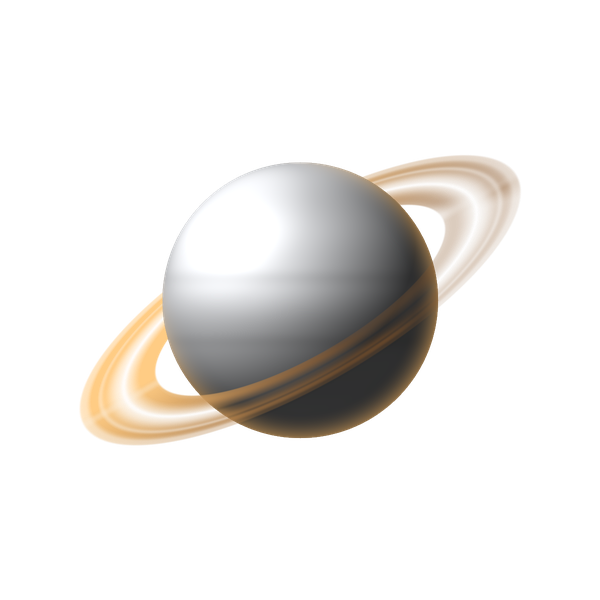
#> input picture brand-mark.png, 600 x 600 px
$ python make-w1-saturn-gear.py
#> lines starting #> are read from the running program, lines starting #| are printed output that depends on the picture; after the words box and inside, x2 and y2 are one past the last pixel; in counts of white or black regions, pixels touching at a corner belong together
### brandkit.py
"""Gemeinsame Bausteine fuer die Content-Grafiken (Markensystem).

Farben/Schrift: docs/strategie.md. Wird von den make-*.py Skripten importiert.
Benoetigt: Pillow. Schriften: Segoe UI + Bahnschrift (Windows-Standard).
"""

from pathlib import Path

from PIL import Image, ImageDraw, ImageFilter, ImageFont

FDIR = Path("C:/Windows/Fonts")

S = 2                     # Supersampling
BG = (11, 14, 20)
FG = (242, 244, 248)
SEC = (169, 178, 195)
ACC = (255, 180, 84)
HAIR = (35, 42, 56)
HANDLE = "@theorbitlog"


def f(px, bold=False):
    return ImageFont.truetype(str(FDIR / ("segoeuib.ttf" if bold else "segoeui.ttf")), int(px))


def fmono(px):
    return ImageFont.truetype(str(FDIR / "bahnschrift.ttf"), int(px))


def tracked(d, xy, s, font, fill, track):
    x, y = xy
    for ch in s:
        d.text((x, y), ch, font=font, fill=fill)
        x += d.textlength(ch, font=font) + track


def wrap(d, s, font, maxw):
    words, lines, cur = s.split(), [], ""
    for w in words:
        t = (cur + " " + w).strip()
        if d.textlength(t, font=font) <= maxw:
            cur = t
        else:
            lines.append(cur)
            cur = w
    if cur:
        lines.append(cur)
    return lines


def canvas(w, h):
    """Hintergrund mit dezenter Rand-Abdunklung. Gibt (img, draw) zurueck."""
    img = Image.new("RGB", (w, h), BG)
    m = Image.new("L", (w, h), 0)
    ImageDraw.Draw(m).ellipse([-w * 0.28, -h * 0.28, w * 1.28, h * 1.28], fill=255)
    m = m.filter(ImageFilter.GaussianBlur(min(w, h) * 0.26))
    img = Image.composite(img, Image.new("RGB", (w, h), (6, 8, 12)), m)
    return img, ImageDraw.Draw(img)


def glow(img, box, color=ACC, strength=0.22, blur_frac=0.12):
    w, h = img.size
    g = Image.new("L", (w, h), 0)
    ImageDraw.Draw(g).ellipse(box, fill=255)
    g = g.filter(ImageFilter.GaussianBlur(min(w, h) * blur_frac))
    return Image.composite(Image.new("RGB", (w, h), color), img,
                           Image.eval(g, lambda p: int(p * strength)))


def furniture(d, w, m, left, right=HANDLE, size=24):
    tracked(d, (m, m), left, fmono(size * S), SEC, 2 * S)
    tw = d.textlength(right, font=fmono(size * S))
    d.text((w - m - tw, m), right, font=fmono(size * S), fill=SEC)


_MARK_CACHE = {}


def brand_mark():
    """Laedt das freigestellte Marken-Icon (Ringplanet, identisch zum Profilbild).
    Erzeugt/aktualisiert mit make-brand-mark.py."""
    if "img" not in _MARK_CACHE:
        _MARK_CACHE["img"] = Image.open(Path(__file__).resolve().parent / "brand-mark.png").convert("RGBA")
    return _MARK_CACHE["img"]


def ring_mark(img, cx, cy, s):
    """Marken-Icon auf CTA-/Cover-Slides. img = Ziel-Bild, cx/cy = Mittelpunkt, s = Groesse."""
    sz = max(1, int(s * 3.8))
    mark = brand_mark().resize((sz, sz), Image.LANCZOS)
    img.paste(mark, (int(cx - sz / 2), int(cy - sz / 2)), mark)


def downscale(img, w, h):
    return img.resize((w, h), Image.LANCZOS)

### w1-saturn-gear/make-w1-saturn-gear.py
"""Woche 1, Donnerstag - Space-Tech & Tools:
"See Saturn's rings for under $200 - what to actually buy". Karussell, 6 Slides, 1080x1080.
Affiliate-Kennzeichnung: Slide 6 + Caption (docs/canva-vorlagen-woche1.md, Post 3).

    python make-w1-saturn-gear.py   ->  w1-saturn-gear-01.png ... -06.png (+ _montage.png)
"""

import sys
from pathlib import Path

from PIL import ImageDraw

sys.path.insert(0, str(Path(__file__).resolve().parent.parent))
from brandkit import (S, FG, SEC, ACC, HAIR, f, fmono, tracked, wrap, canvas, glow,
                      furniture, ring_mark, downscale)

OUT = Path(__file__).resolve().parent
W = 1080 * S
M = 96 * S
TOTAL = 6

FACTS = [
    ("You need about 25-30x magnification",
     "That's the point where the rings separate from the planet and become obvious."),
    ("A 70-90 mm refractor, or a 114-130 mm tabletop reflector",
     "Both sit in the $120-$200 range and show the rings, Jupiter's moons and lunar craters."),
    ("Skip the cheap \"500x\" department-store scopes",
     "Wobbly mounts, empty magnification. A steady mount matters far more than big numbers."),
    ("Steady air beats big aperture",
     "Wait until Saturn is high, let the scope cool for 20 minutes, don't look over rooftops."),
]


def deck(d, i):
    furniture(d, W, M, f"{i:02d} / {TOTAL:02d}")


def slide_hook():
    img, _ = canvas(W, W)
#> in canvas, `img = Image.new("RGB", (w, h), BG)`:
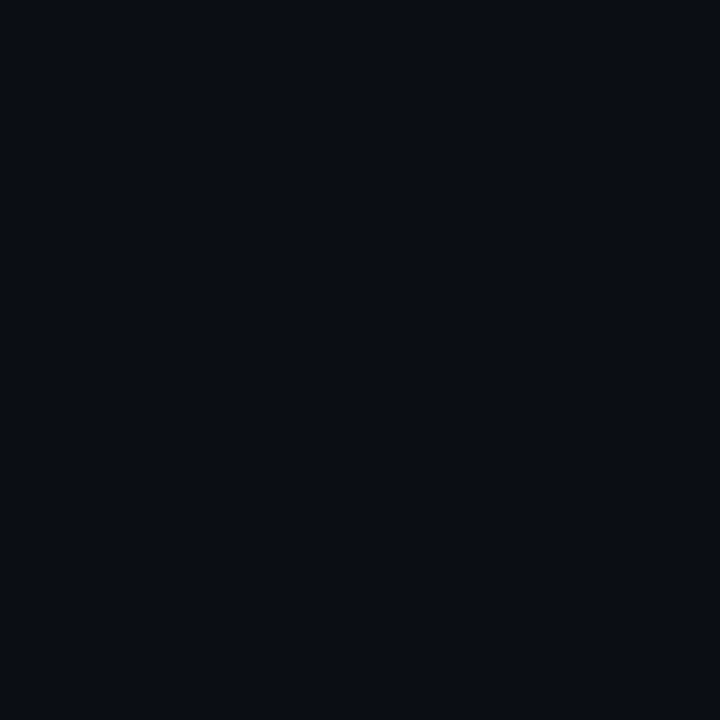
#> img: PIL image 2160x2160 RGB (shown at 1/3 size); mean R, G, B 11, 14, 20
#> in canvas, `m = Image.new("L", (w, h), 0)`: m: PIL image 2160x2160 L; every value is 0
#> in canvas, `ImageDraw.Draw(m).ellipse([-w * 0.28, -h * 0.28, w * 1.28, h * 1.28], ..`: m: PIL image 2160x2160 L; every value is 255
    img = glow(img, [W * 0.45, -W * 0.30, W * 1.15, W * 0.42], strength=0.16, blur_frac=0.12)
#> in glow, `ImageDraw.Draw(g).ellipse(box, fill=255)`:
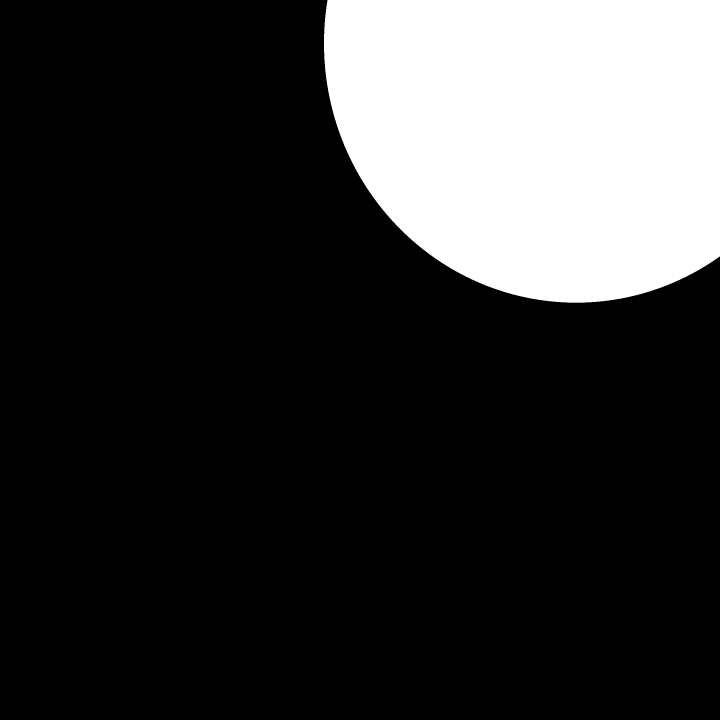
#> g: PIL image 2160x2160 L (shown at 1/3 size); 20% white; 1 white region, box (x1, y1, x2, y2) and area: (972, 0, 2160, 908) 932657
#> in glow, `g = g.filter(ImageFilter.GaussianBlur(min(w, h) * blur_frac))`:
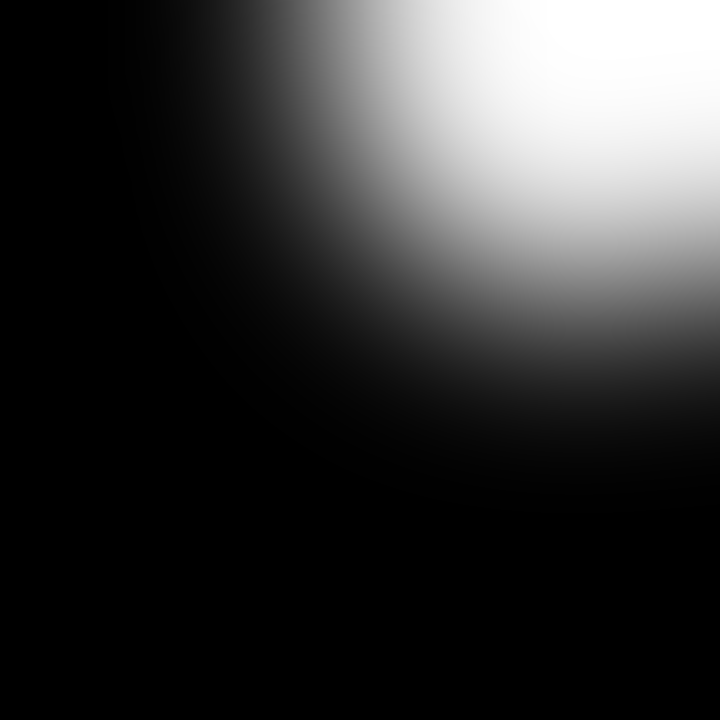
#> g: PIL image 2160x2160 L (shown at 1/3 size); min 0, max 255, mean 50.7
#> in glow, `return Image.composite(Image.new("RGB", (w, h), color), img, Image.eva..`:
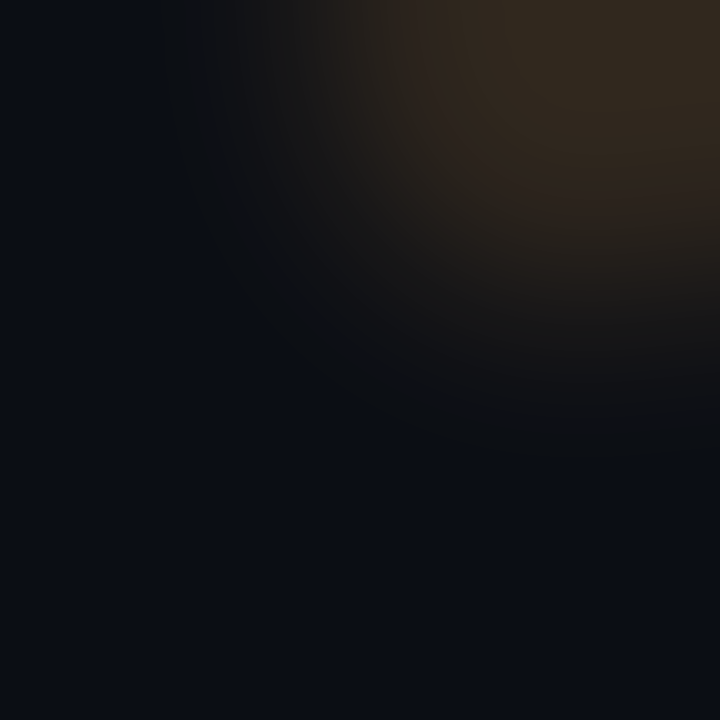
#> returned value: PIL image 2160x2160 RGB (shown at 1/3 size); mean R, G, B 18.5, 19.1, 22
    d = ImageDraw.Draw(img)
    deck(d, 1)
    y = int(W * 0.30)
    tracked(d, (M, y), "SPACE-TECH", fmono(27 * S), ACC, 6 * S)
    y += 58 * S
    fo = f(74 * S, bold=True)
    for ln in wrap(d, "See Saturn's rings for under $200", fo, W - 2 * M):
#> in wrap, `words, lines, cur = s.split(), [], ""`: words = ['See', "Saturn's", 'rings', 'for', 'under', '$200']; cur = ''
        d.text((M, y), ln, font=fo, fill=FG)
        y += 88 * S
    d.line([M, int(W * 0.80), M + 60 * S, int(W * 0.80)], fill=HAIR, width=3 * S)
    d.text((M, int(W * 0.80) + 20 * S), "what to actually buy →", font=f(30 * S), fill=SEC)
    return img


def slide_fact(i):
    img, _ = canvas(W, W)
    d = ImageDraw.Draw(img)
    deck(d, i + 2)
    head, sub = FACTS[i]
    fo, fs = f(56 * S, bold=True), f(32 * S)
    hl = wrap(d, head, fo, W - 2 * M)
    sl = wrap(d, sub, fs, W - 2 * M)
    rule_h, gap = 4 * S, 34 * S
    total = rule_h + gap + len(hl) * 66 * S + 20 * S + len(sl) * 44 * S
    y = (W - total) // 2
    d.rectangle([M, y, M + 64 * S, y + rule_h], fill=ACC)
    y += rule_h + gap
    for ln in hl:
        d.text((M, y), ln, font=fo, fill=FG)
        y += 66 * S
    y += 20 * S
    for ln in sl:
        d.text((M, y), ln, font=fs, fill=SEC)
        y += 44 * S
    return img


def slide_cta():
    img, _ = canvas(W, W)
    d = ImageDraw.Draw(img)
    deck(d, 6)
    ring_mark(img, W // 2, int(W * 0.33), 44 * S)
    fo = f(58 * S, bold=True)
    y = int(W * 0.45)
    for ln in ["Steady scope,", "steady sky"]:
        tw = d.textlength(ln, font=fo)
        d.text((W / 2 - tw / 2, y), ln, font=fo, fill=FG)
        y += 72 * S
    sub = "Follow @theorbitlog · new gear guide every Thursday"
    fs = f(30 * S)
    tw = d.textlength(sub, font=fs)
    d.text((W / 2 - tw / 2, y + 12 * S), sub, font=fs, fill=SEC)
    return img


def main():
    slides = [slide_hook()] + [slide_fact(i) for i in range(4)] + [slide_cta()]
#> the loop in slide_hook, `for ln in wrap(d, "See Saturn's rings for under $200", fo, W - 2 * M):` made 2 passes
#> (ln, y) on passes 1 to 2: ("See Saturn's rings for", 940), ('under $200', 1116)
#> after the loop in slide_hook, `for ln in wrap(d, "See Saturn's rings for under $200", fo, W - 2 * M):`: y = 1116
#> in slide_fact, `hl = wrap(d, head, fo, W - 2 * M)`: hl = ['You need about 25-30x', 'magnification']
#> in slide_fact, `sl = wrap(d, sub, fs, W - 2 * M)`: sl = 2 items
#> in slide_fact, `total = rule_h + gap + len(hl) * 66 * S + 20 * S + len(sl) * 44 * S`: total = 556
#> in slide_fact, `y = (W - total) // 2`: y = 802
#> in slide_fact, `y += rule_h + gap`: y = 878
#> the loop in slide_fact, `for ln in hl:` made 2 passes
#> (ln, y) on passes 1 to 2: ('You need about 25-30x', 1010), ('magnification', 1142)
#> after the loop in slide_fact, `for ln in hl:`: y = 1142
#> in slide_fact, `y += 20 * S`: y = 1182
#> the loop in slide_fact, `for ln in sl:` made 2 passes
#> y on pass 1: 1270
#> (ln, y) on pass 2: ('planet and become obvious.', 1358)
#> after the loop in slide_fact, `for ln in sl:`: y = 1358
#> the loop in slide_fact (call 2), `for ln in hl:` made 2 passes
#> (ln, y) on passes 1 to 2: ('A 70-90 mm refractor, or a', 1010), ('114-130 mm tabletop reflector', 1142)
#> the loop in slide_fact (call 2), `for ln in sl:` made 2 passes
#> in brand_mark, returned value is the input picture: PIL image 600x600 RGBA; mean R, G, B, A 37.4, 33.3, 28.9, 49.4
#> the loop in slide_cta, `for ln in ["Steady scope,", "steady sky"]:` made 2 passes
#> tw on passes 1 to 2: 817.8, 619.7
#> after the loop in slide_cta, `for ln in ["Steady scope,", "steady sky"]:`: y = 1260
#> in slide_cta, `tw = d.textlength(sub, font=fs)`: tw = 1607.3
#> slides = 6 items
    for n, s in enumerate(slides, 1):
        downscale(s, 1080, 1080).save(OUT / f"w1-saturn-gear-{n:02d}.png")
#> this loop made 6 passes
#> pass 1, in main, `downscale(s, 1080, 1080).save(OUT / f"w1-saturn-gear-{n:02d}.png")`:
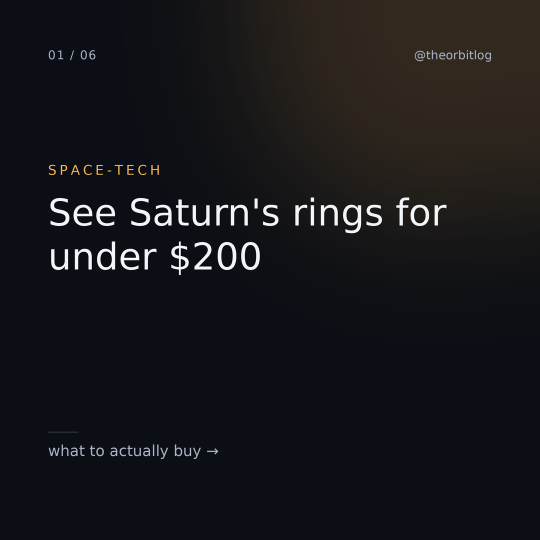
#> saved as w1-saturn-gear-01.png: PIL image 1080x1080 RGB (shown at 1/2 size); mean R, G, B 22.6, 23.2, 26
#> pass 2, in main, `downscale(s, 1080, 1080).save(OUT / f"w1-saturn-gear-{n:02d}.png")`:
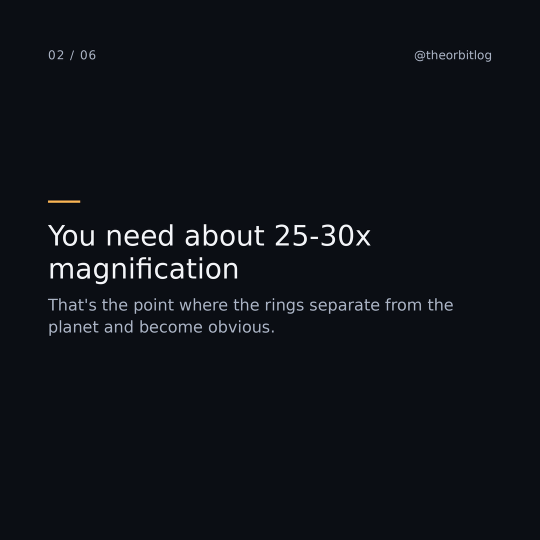
#> saved as w1-saturn-gear-02.png: PIL image 1080x1080 RGB (shown at 1/2 size); mean R, G, B 14.6, 17.6, 23.7
    th = 360
    from PIL import Image
    mont = Image.new("RGB", (th * 3, th * 2), (0, 0, 0))
#> mont: PIL image 1080x720 RGB; every value is 0
    for i, s in enumerate(slides):
        mont.paste(downscale(s, 1080, 1080).resize((th, th)), ((i % 3) * th, (i // 3) * th))
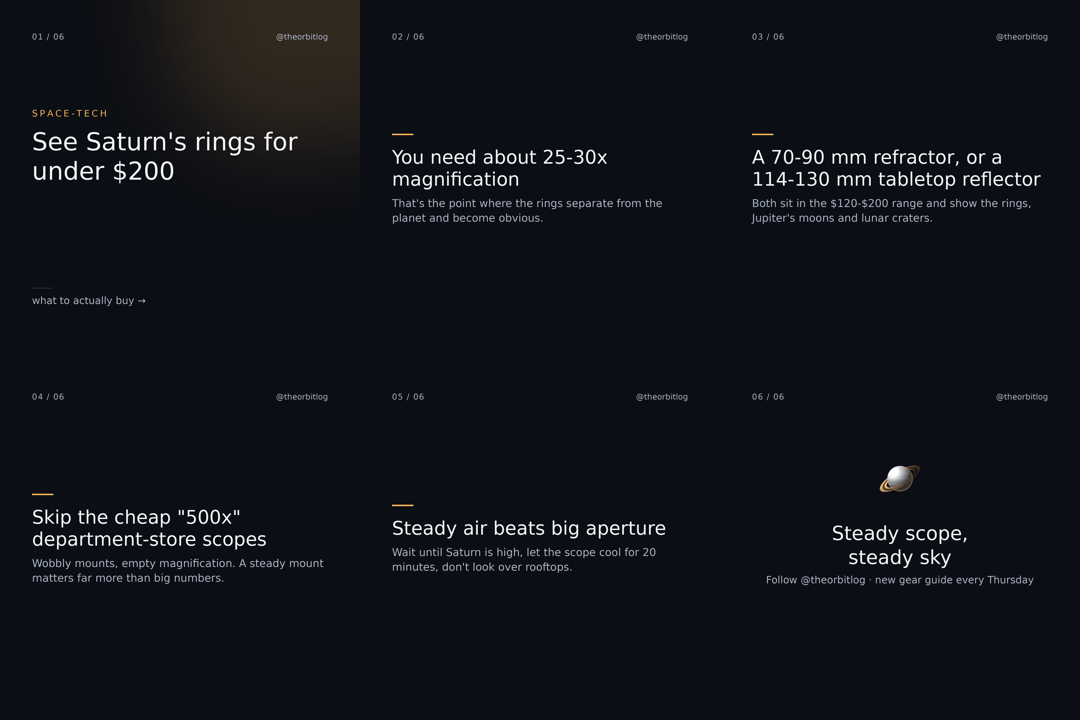
#> mont: PIL image 1080x720 RGB; mean R, G, B 16.2, 18.7, 24.2
    mont.save(OUT / "w1-saturn-gear_montage.png")
    print("saved 6 slides + montage")


if __name__ == "__main__":
    main()
